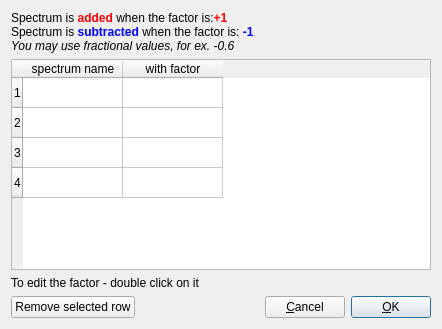
<?xml version="1.0" encoding="UTF-8"?>
<ui version="4.0">
 <class>T4sum_spectra_dialog</class>
 <widget class="QDialog" name="T4sum_spectra_dialog">
  <property name="geometry">
   <rect>
    <x>0</x>
    <y>0</y>
    <width>442</width>
    <height>329</height>
   </rect>
  </property>
  <property name="windowTitle">
   <string>Dialog</string>
  </property>
  <layout class="QVBoxLayout" name="verticalLayout">
   <item>
    <widget class="QLabel" name="textLabel1">
     <property name="frameShape">
      <enum>QFrame::NoFrame</enum>
     </property>
     <property name="frameShadow">
      <enum>QFrame::Plain</enum>
     </property>
     <property name="text">
      <string>&lt;html&gt;&lt;head/&gt;&lt;body&gt;&lt;p&gt;Spectrum is &lt;span style=&quot; font-weight:600; color:#ff0000;&quot;&gt;added&lt;/span&gt; when the factor is:&lt;span style=&quot; font-weight:600; color:#ff0000;&quot;&gt;+1&lt;/span&gt;&lt;br/&gt;Spectrum is &lt;span style=&quot; font-weight:600; color:#0000ff;&quot;&gt;subtracted&lt;/span&gt; when the factor is:&lt;span style=&quot; font-weight:600; color:#0000ff;&quot;&gt; -1&lt;/span&gt;&lt;br/&gt;&lt;span style=&quot; font-style:italic;&quot;&gt;You may use fractional values, for ex. -0.6&lt;/span&gt;&lt;/p&gt;&lt;/body&gt;&lt;/html&gt;</string>
     </property>
     <property name="alignment">
      <set>Qt::AlignVCenter</set>
     </property>
     <property name="wordWrap">
      <bool>false</bool>
     </property>
    </widget>
   </item>
   <item>
    <widget class="QTableWidget" name="tableWidget1">
     <property name="rowCount">
      <number>4</number>
     </property>
     <property name="columnCount">
      <number>2</number>
     </property>
     <row/>
     <row/>
     <row/>
     <row/>
     <column>
      <property name="text">
       <string>spectrum name</string>
      </property>
     </column>
     <column>
      <property name="text">
       <string>with factor</string>
      </property>
     </column>
    </widget>
   </item>
   <item>
    <widget class="QLabel" name="textLabel1_2">
     <property name="text">
      <string>&lt;p align=&quot;left&quot;&gt;To edit the factor - double click on it&lt;/p&gt;</string>
     </property>
     <property name="alignment">
      <set>Qt::AlignVCenter</set>
     </property>
     <property name="wordWrap">
      <bool>false</bool>
     </property>
    </widget>
   </item>
   <item>
    <layout class="QHBoxLayout" name="horizontalLayout">
     <item>
      <widget class="QPushButton" name="pushButton_remove_row">
       <property name="text">
        <string>Remove selected row</string>
       </property>
      </widget>
     </item>
     <item>
      <spacer name="horizontalSpacer">
       <property name="orientation">
        <enum>Qt::Horizontal</enum>
       </property>
       <property name="sizeHint" stdset="0">
        <size>
         <width>40</width>
         <height>20</height>
        </size>
       </property>
      </spacer>
     </item>
     <item>
      <widget class="QPushButton" name="buttonCancel">
       <property name="text">
        <string>&amp;Cancel</string>
       </property>
       <property name="shortcut">
        <string/>
       </property>
       <property name="autoDefault">
        <bool>true</bool>
       </property>
      </widget>
     </item>
     <item>
      <widget class="QPushButton" name="buttonOk">
       <property name="text">
        <string>&amp;OK</string>
       </property>
       <property name="shortcut">
        <string/>
       </property>
       <property name="autoDefault">
        <bool>true</bool>
       </property>
       <property name="default">
        <bool>true</bool>
       </property>
      </widget>
     </item>
    </layout>
   </item>
  </layout>
  <zorder>pushButton_remove_row</zorder>
  <zorder>buttonCancel</zorder>
  <zorder>textLabel1</zorder>
  <zorder>textLabel1_2</zorder>
  <zorder>buttonOk</zorder>
  <zorder>tableWidget1</zorder>
 </widget>
 <resources/>
 <connections>
  <connection>
   <sender>buttonCancel</sender>
   <signal>clicked()</signal>
   <receiver>T4sum_spectra_dialog</receiver>
   <slot>reject()</slot>
   <hints>
    <hint type="sourcelabel">
     <x>395</x>
     <y>304</y>
    </hint>
    <hint type="destinationlabel">
     <x>439</x>
     <y>305</y>
    </hint>
   </hints>
  </connection>
  <connection>
   <sender>buttonOk</sender>
   <signal>clicked()</signal>
   <receiver>T4sum_spectra_dialog</receiver>
   <slot>accept()</slot>
   <hints>
    <hint type="sourcelabel">
     <x>289</x>
     <y>304</y>
    </hint>
    <hint type="destinationlabel">
     <x>212</x>
     <y>306</y>
    </hint>
   </hints>
  </connection>
 </connections>
</ui>
